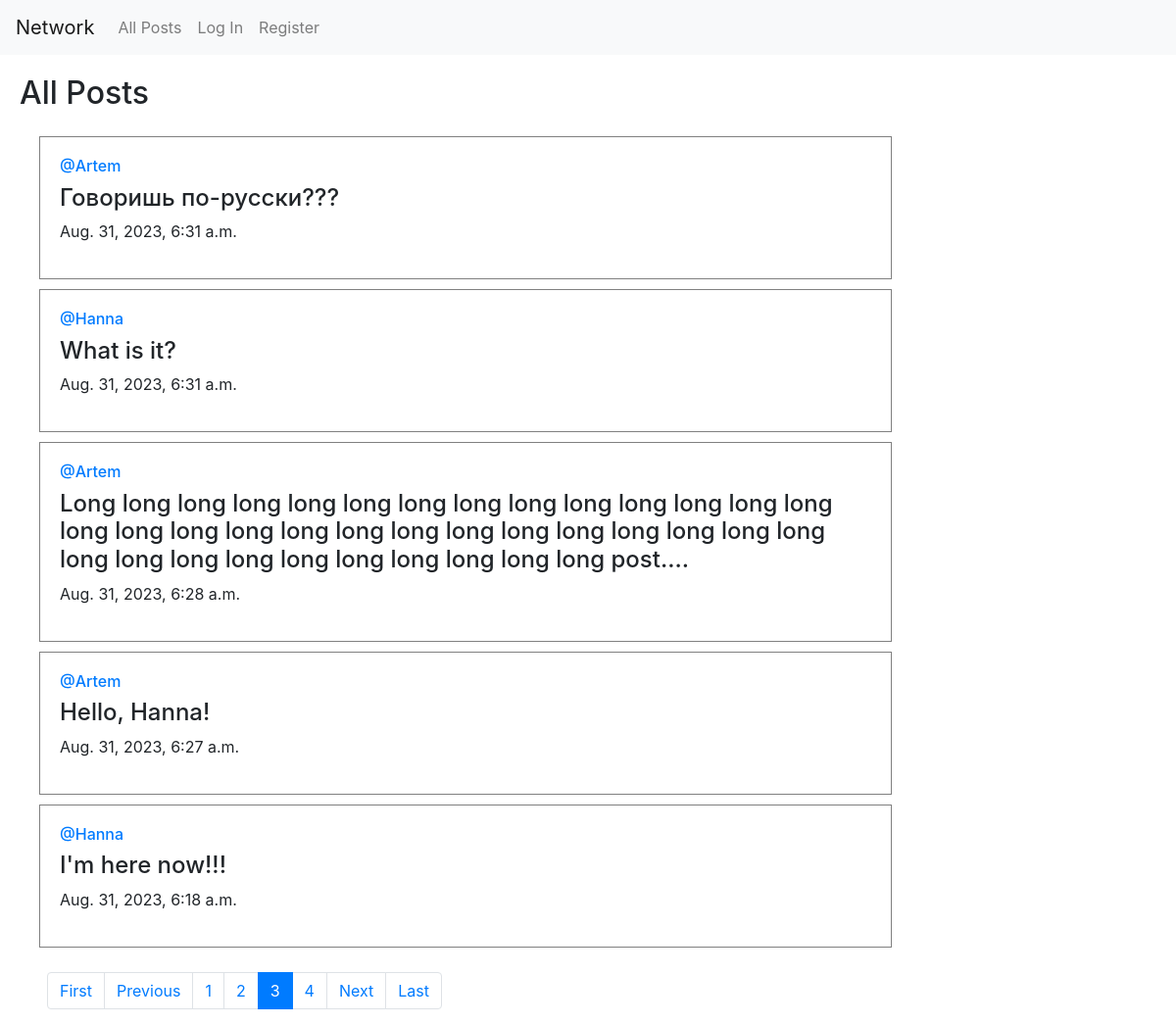
/?page=3, run on the app's committed database.
### network/models.py (models this page shows, shortened)
class Post(models.Model):
    content = models.TextField(max_length=200)
    user = models.ForeignKey(User, on_delete=models.CASCADE, related_name='author')
    date = models.DateTimeField(auto_now_add=True)
    likes = models.ManyToManyField(User, related_name='post_likes', blank=True)

class User(AbstractUser):
    pass

### network/views.py (the view)
# urls.py: path("", views.index, name="index"),
def index(request):
    allPosts = Post.objects.all().order_by("id").reverse()
    paginator = Paginator(allPosts, posts_per_page)
    page_number = request.GET.get('page')
    page_posts = paginator.get_page(page_number)
    return render(request, "network/index.html", {
        "page_posts": page_posts,
    })

### network/templates/network/index.html (shortened to what this page needs)
{% extends "network/layout.html" %}
{% load static %}
{% block body %}
    <head>
    </head>
    <h2>All Posts</h2>
    <div class="all-posts">
        {% for post in page_posts %}
            <div class="my-post">
                <h6 class="username" ><a href="{% url 'profile' user_id=post.user.id %}">@{{ post.user }}</a>
                </h6>
                <h4 class="my-content" id="content{{ post.id }}">{{ post.content }}</h4>
                <p class="date">{{ post.date }}</p>
            </div>
        {% endfor %}
    </div>
    <nav aria-label="Page navigation example">
      <ul class="pagination mx-5">
        {% if page_posts.has_previous %}
            <li class="page-item"><a class="page-link" href="?page=1">First</a></li>
            <li class="page-item"><a class="page-link" href="?page={{ page_posts.previous_page_number }}">Previous</a></li>
        {% else %}
            <li class="page-item disabled"><a class="page-link">First</a></li>
            <li class="page-item disabled"><a class="page-link">Previous</a></li>
        {% endif %}
        {% for pg in page_posts.paginator.page_range %}
        {% if pg == page_posts.number %}
        <li class="page-item active" aria-current="page">
            <span class="page-link" id="pg_num">
            {{ pg }}
            </span>
        </li>
        {% elif pg < page_posts.number|add:3 and pg > page_posts.number|add:-3 %}
        <li class="page-item">
            <a class="page-link pagination-green-inactive" href="{{GET_params.urlencode}}?page={{ pg }}">{{ pg }}</a>
        </li>
        {% endif %}
        {% endfor %}
        {% if page_posts.has_next %}
            <li class="page-item"><a class="page-link" href="?page={{ page_posts.next_page_number }}">Next</a></li>
            <li class="page-item"><a class="page-link" href="?page={{ page_posts.paginator.num_pages }}">Last</a></li>
        {% else %}
            <li class="page-item disabled"><a class="page-link">Next</a></li>
            <li class="page-item disabled"><a class="page-link">Last</a></li>
        {% endif %}
      </ul>
    </nav>
{% endblock %}

### network/static/network/styles.css (style rules this page uses)
h2 { margin: 20px; }
.all-posts { display: flex; flex-direction: column; justify-content: flex-start; margin: 20px; }
.my-post { border: grey solid 1px; padding: 20px; margin: 5px 20px; width: 75%; }

### data on the page
Post: user "Artem", content "Говоришь по-русски???", date "Aug. 31, 2023, 6:31 a.m."
Post: user "Hanna", content "What is it?", date "Aug. 31, 2023, 6:31 a.m."
Post: user "Artem", content "Long long long long long long long long long long long long long long long long long long long long long long long long long long long long long long long long long long long long long long post....", date "Aug. 31, 2023, 6:28 a.m."
Post: user "Artem", content "Hello, Hanna!", date "Aug. 31, 2023, 6:27 a.m."
Post: user "Hanna", content "I'm here now!!!", date "Aug. 31, 2023, 6:18 a.m."

### other printed values
{{ pg }} "1" "2" "4"
{{ pg }} "3"
